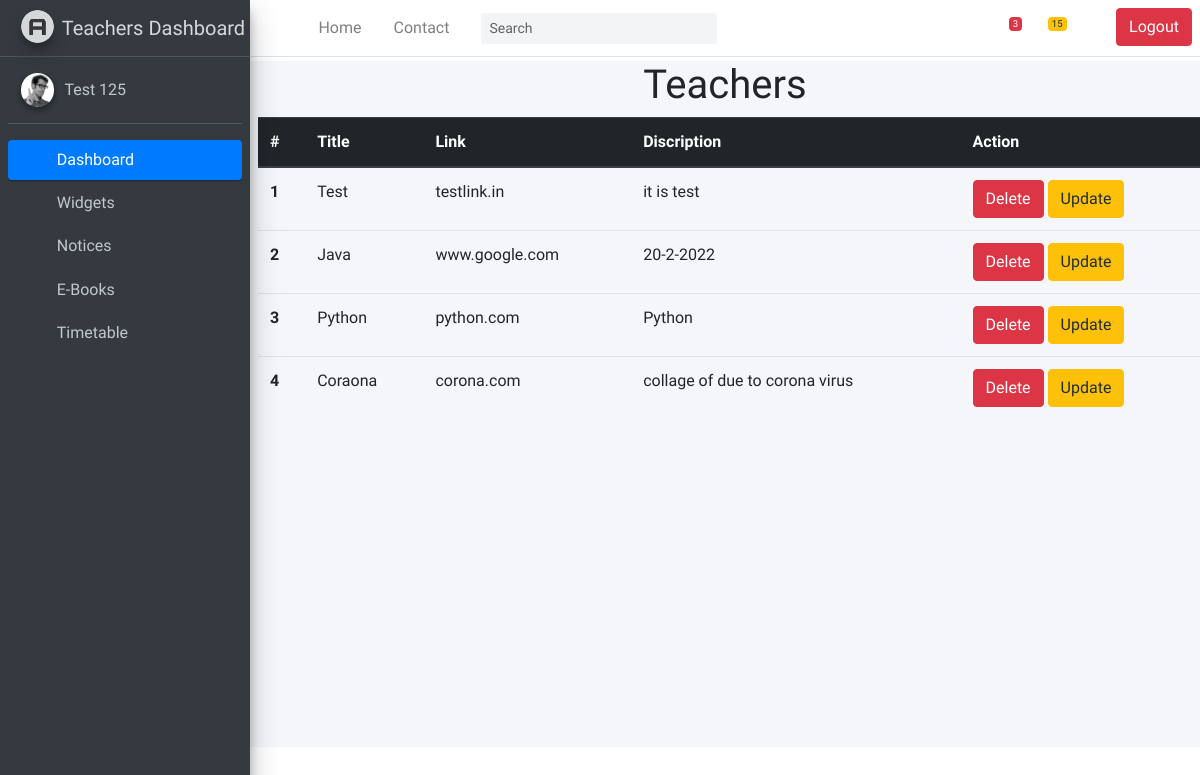
/notice_list (signed in), run on the app's committed database.
### common/models.py (models this page shows)
class Notice(models.Model):
    title = models.CharField(max_length = 200)
    link = models.CharField(max_length = 200)
    discription = models.CharField(max_length = 200)
    teacher = models.ForeignKey(Teacher, on_delete=models.CASCADE)

### common/views.py (the view)
# urls.py: path('notice_list', views.TeachersView.notice_list, name='notice_list'),
    def notice_list(request):
        notice_list = Notice.objects.all()
        Login = request.session['TeacherLogin']
        if(Login == 'False'):
           return HttpResponseRedirect("/user_login")
        else:
            return render(request,'teachers_dashboard/notice_list.html',{
            "notice_list" : notice_list
             })

### templates/teachers_dashboard/notice_list.html
{% extends 'teachers_dashboard/index.html' %}
{% block notice_list %}
<div class="content-wrapper">
    <h1 class="m-1 text-center center"> Teachers </h1>
<table class="table m-2">
    <thead class="thead-dark">
      <tr>
        <th scope="col">#</th>
        <th scope="col">Title</th>
        <th scope="col">Link</th>
        <th scope="col">Discription</th>
        <th scope="col">Action</th>
      </tr>
    </thead>
    <tbody>
        {% for list in notice_list %}
      <tr>
        <th scope="row">{{ forloop.counter }}</th>
        <td>{{ list.title }}</td>
        <td>{{ list.link }}</td>
        <td>{{ list.discription }}</td>
        <td> <a href="delete_notice/{{ list.id }}"> <button class="btn btn-danger"> Delete </button></a>
           <a href="edit_notice/{{ list.id }}">  <button class="btn btn-warning"> Update </button></a>
             </td>
    </tr>
    {% endfor %}
    </tbody>
  </table>
  </div>
{% endblock notice_list %}

### static/css/admin.css (style rules this page uses)
body { overflow-x: hidden; }

### data on the page
Notice: title "Test", link "testlink.in", discription "it is test"
Notice: title "Java", link "www.google.com", discription "20-2-2022"
Notice: title "Python", link "python.com", discription "Python"
Notice: title "Coraona", link "corona.com", discription "collage of due to corona virus"

### other printed values
{{ request.session.user_name }} "Test 125"
